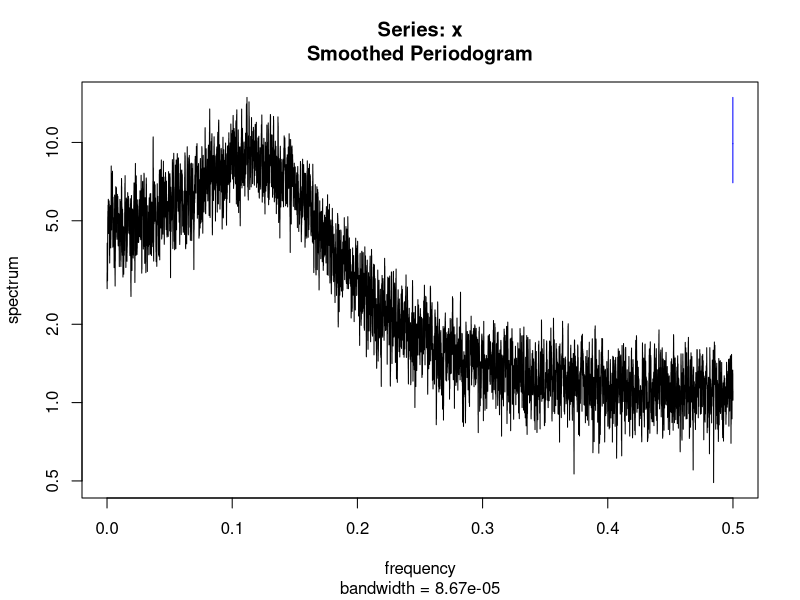
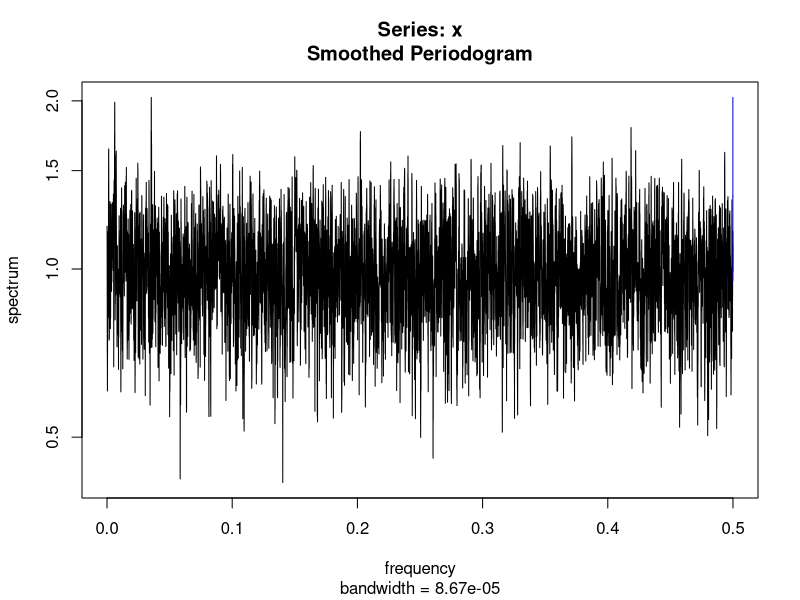
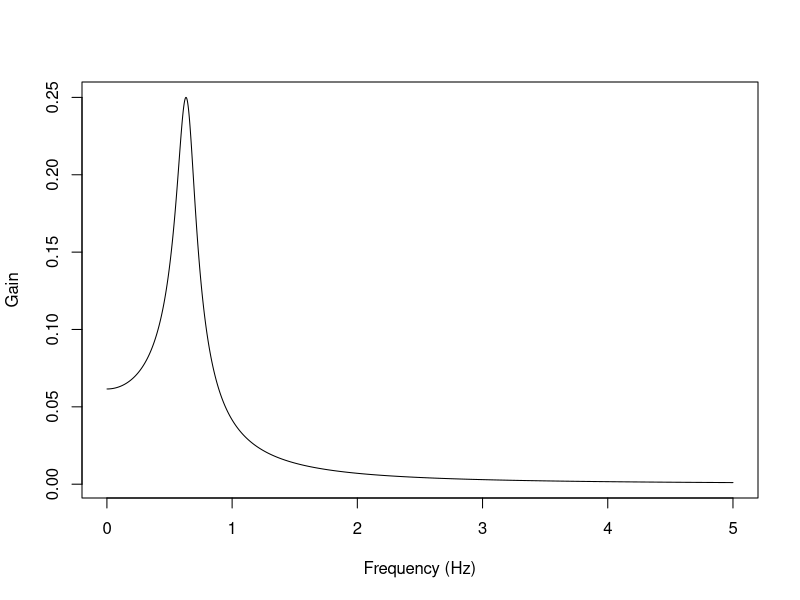

Reproduce these figures in R, in order.
m <- 1; c <- 1; k <- 16.25; Delta <- 0.01
a0 <- m / Delta^2 + c / Delta + k
a1 <- -2 * m / Delta^2 - c / Delta; a2 <- m / Delta^2
n <- 100000
y <- c(0, 0); x <- c(0, 0)
set.seed(1)
for (i in 3:n) {
  x[i] <- x[i-1] - 0.5 * x[i-2] + rnorm(1)
  y[i] <- (-a1 * y[i-1] - a2 * y[i-2]) / a0 + x[i] / a0
}
nax <- nay <- 1
for (i in 1:n) {
  x[i] <- x[i] + nax * rnorm(1)
  y[i] <- y[i] + nay * rnorm(1)
}
Sxx <- spectrum(x, span = 31)
Syy <- spectrum(y, span = 31)
Gemp <- sqrt( Syy$spec[1:5000] / Sxx$spec[1:5000] )
Freq <- Syy$freq[1:5000]
FreH <- Freq / Delta
Omeg <- 2 * pi * Freq
OmegH <- 2 * pi * FreH
Gth <- sqrt( 1/( (k-m*OmegH^2)^2 + c^2*OmegH^2 ))
Gar <- 1 / abs( 1 + a1/a0 * exp(-Omeg*1i) + a2/a0 * exp(-Omeg*2i) )
plot(FreH, Gth, xlab = "Frequency (Hz)", ylab = "Gain", type="l")
lines(FreH, Gemp, lty = "dashed")
lines(FreH, Gar, lty = "dotted")